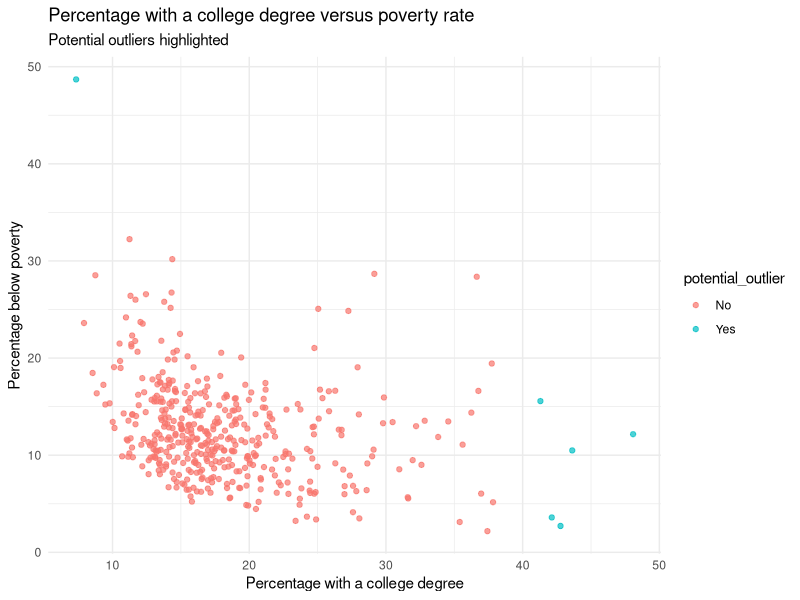

This chart was generated by the following R code:
## ---- chunk 1
#| eval: true
#| message: false

library(tidyverse)
data <- midwest
## ---- chunk 2
counties_by_state <- data %>%
  count(state, name = "n_counties") %>%
  arrange(desc(n_counties))

counties_by_state

## ---- chunk 3
data %>%
  count(county, name = "n_states") %>%
  filter(n_states == n_distinct(midwest$state))
## ---- chunk 4
data %>%
  filter(popdensity > 25000) %>%
  select(county, state, popdensity, poptotal, area) %>%
  arrange(desc(popdensity))
## ---- chunk 5
data %>%
  filter(popdensity == max(popdensity, na.rm = TRUE)) %>%
  select(county, state, popdensity, poptotal, area)
## ---- chunk 6
data %>%
  summarise(
    median_density = median(popdensity, na.rm = TRUE),
    q1 = quantile(popdensity, 0.25, na.rm = TRUE),
    q3 = quantile(popdensity, 0.75, na.rm = TRUE)
  )
## ---- chunk 7
data %>%
  mutate(metro = if_else(inmetro == 1, "Yes", "No")) %>%
  count(state, metro) %>%
  group_by(state) %>%
  mutate(proportion = n / sum(n)) %>%
  ungroup()
## ---- chunk 8
data %>%
  filter(
    percollege < 12,
    percbelowpoverty > 45
  ) %>%
  select(county, state, percbelowpoverty, percollege)
## ---- chunk 9
data %>%
  filter(
    percollege > 40,
    percbelowpoverty < 20
  ) %>%
  select(county, state, percbelowpoverty, percollege)
## ---- chunk 10
data %>%
  filter(
    (percollege < 12 & percbelowpoverty > 45) |
    (percollege > 40 & percbelowpoverty < 20)
  ) %>%
  select(county, state, percbelowpoverty, percollege)
## ---- chunk 11
midwest <- midwest %>%
  mutate(
    potential_outlier = if_else(
      (percollege < 12 & percbelowpoverty > 45) |
      (percollege > 40 & percbelowpoverty < 20),
      "Yes",
      "No"
    )
  )

midwest %>%
  select(county, state, percbelowpoverty, percollege, potential_outlier) %>%
  arrange(potential_outlier)
## ---- chunk 12
ggplot(midwest, aes(x = percollege, y = percbelowpoverty, color = potential_outlier)) +
  geom_point(alpha = 0.7) +
  labs(
    x = "Percentage with a college degree",
    y = "Percentage below poverty",
    title = "Percentage with a college degree versus poverty rate",
    subtitle = "Potential outliers highlighted"
  ) +
  theme_minimal()
## ---- chunk 13
state_population <- midwest %>%
  group_by(state) %>%
  summarise(total_population = sum(poptotal, na.rm = TRUE)) %>%
  arrange(desc(total_population))

state_population
## ---- chunk 14
state_population %>%
  mutate(
    population_proportion = total_population / sum(total_population)
  ) %>%
  arrange(desc(population_proportion))

## ---- chunk 15
state_poverty <- midwest %>%
  group_by(state) %>%
  summarise(
    mean_percbelowpoverty = mean(percbelowpoverty, na.rm = TRUE)
  )

state_poverty %>%
  arrange(mean_percbelowpoverty)
## ---- chunk 16
df <- tibble(
  var_1 = c(10, 20, 30, 40, 50),
  var_2 = c("Pizza", "Burger", "Pizza", "Pizza", "Burger"),
  var_3 = c("Apple", "Apple", "Pear", "Pear", "Banana")
)

df

## ---- chunk 17
df |>
  arrange(var_2)
## ---- chunk 18
df |>
  group_by(var_2)
## ---- chunk 19
df |>
  group_by(var_2) |>
  summarize(mean_var_1 = mean(var_1))
## ---- chunk 20
df |>
  group_by(var_2, var_3) |>
  summarize(mean_var_1 = mean(var_1))
## ---- chunk 21
df |>
  group_by(var_2, var_3) |>
  summarize(mean_var_1 = mean(var_1), .groups = "drop")
## ---- chunk 22
df |>
  group_by(var_2, var_3) |>
  summarize(mean_var_1 = mean(var_1), .groups = "drop")

df |>
  group_by(var_2, var_3) |>
  mutate(mean_var_1 = mean(var_1))
